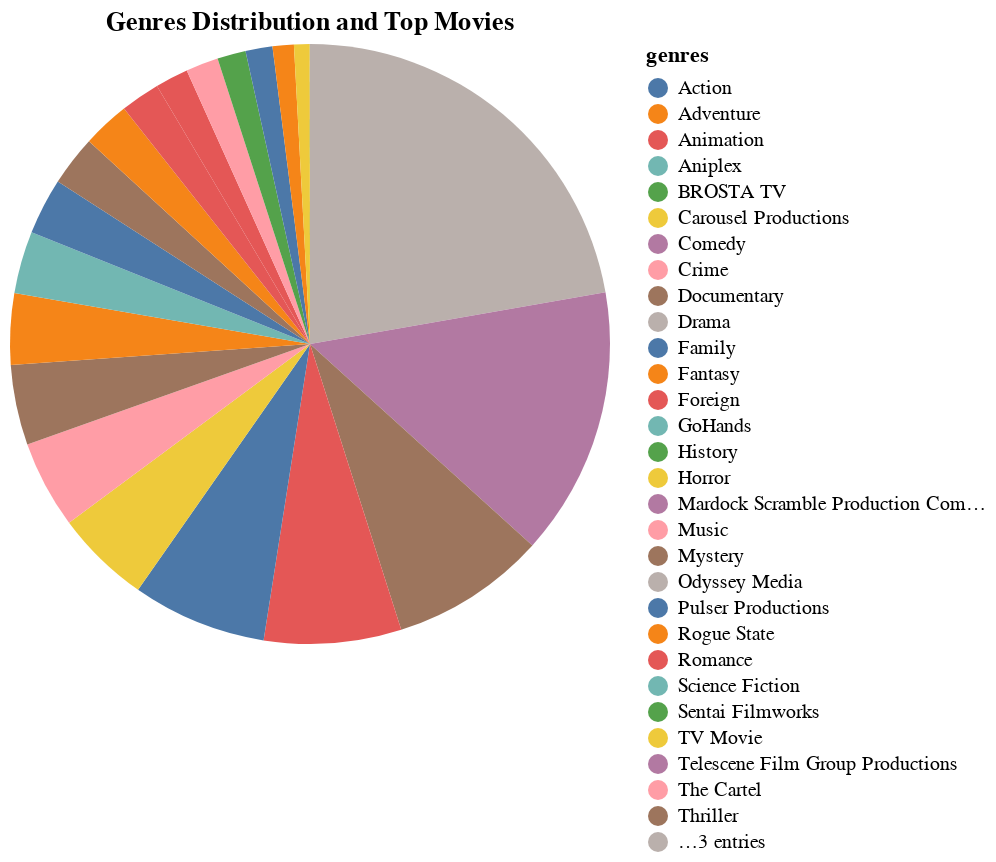

Here is the notebook cell this chart was saved with:
### Code cell
# plot the genres distribution and show top 10 movies as a tooltip
alt.Chart(genres).mark_arc().encode(
    theta=alt.Theta(field='percentage', type='quantitative', stack=True),
    color=alt.Color(field='genres', type='nominal'),
    tooltip=[alt.Tooltip('genres', title='Genre'), alt.Tooltip('percentage', format='.2f', title='Percentage'), alt.Tooltip('top_movies', title='Top Movies')],
    order=alt.Order('count', sort='descending')
).properties(
    title='Genres Distribution and Top Movies'
).interactive()

### Figure 1 — Vega-Lite specification as saved in the notebook (floating-point values rounded to 4 significant figures)
{"config": {"view": {"continuousWidth": 300, "continuousHeight": 300}}, "data": {"name": "data-5664ff56d714cfb44149ec537a1fdb34"}, "mark": {"type": "arc"}, "encoding": {"color": {"field": "genres", "type": "nominal"}, "order": {"field": "count", "sort": "descending", "type": "quantitative"}, "theta": {"field": "percentage", "stack": true, "type": "quantitative"}, "tooltip": [{"field": "genres", "title": "Genre", "type": "nominal"}, {"field": "percentage", "format": ".2f", "title": "Percentage", "type": "quantitative"}, {"field": "top_movies", "title": "Top Movies", "type": "nominal"}]}, "params": [{"name": "param_35", "select": {"type": "interval", "encodings": ["x", "y"]}, "bind": "scales"}], "title": "Genres Distribution and Top Movies", "$schema": "https://vega.github.io/schema/vega-lite/v5.17.0.json", "datasets": {"data-5664ff56d714cfb44149ec537a1fdb34": [{"genres": "Drama", "count": 20265, "percentage": 22.24, "top_movies": "1. Waiting to Exhale 2. Heat 3. Tom and Huck 4. The American President 5. Nixon 6. Casino 7. Sense and Sensibility 8. Copycat 9. Powder 10. Leaving Las Vegas"}, {"genres": "Comedy", "count": 13182, "percentage": 14.47, "top_movies": "1. Toy Story 2. Grumpier Old Men 3. Waiting to Exhale 4. Father of the Bride Part II 5. Sabrina 6. The American President 7. Dracula: Dead and Loving It 8. Four Rooms 9. Ace Ventura: When Nature Calls 10. Money Train"}, {"genres": "Thriller", "count": 7624, "percentage": 8.368, "top_movies": "1. Heat 2. Sudden Death 3. GoldenEye 4. Get Shorty 5. Copycat 6. Assassins 7. Powder 8. Twelve Monkeys 9. To Die For 10. Se7en"}, {"genres": "Romance", "count": 6735, "percentage": 7.392, "top_movies": "1. Grumpier Old Men 2. Waiting to Exhale 3. Sabrina 4. The American President 5. Sense and Sensibility 6. Leaving Las Vegas 7. Persuasion 8. Wings of Courage 9. Carrington 10. It Takes Two"}, {"genres": "Action", "count": 6596, "percentage": 7.24, "top_movies": "1. Heat 2. Tom and Huck 3. Sudden Death 4. GoldenEye 5. Cutthroat Island 6. Money Train 7. Assassins 8. Dead Presidents 9. Mortal Kombat 10. Guardian Angel"}, {"genres": "Horror", "count": 4673, "percentage": 5.129, "top_movies": "1. Dracula: Dead and Loving It 2. From Dusk Till Dawn 3. Screamers 4. Mary Reilly 5. Vampire in Brooklyn 6. The Addiction 7. Lord of Illusions 8. Nadja 9. The Prophecy 10. Species"}, {"genres": "Crime", "count": 4307, "percentage": 4.727, "top_movies": "1. Heat 2. Casino 3. Four Rooms 4. Ace Ventura: When Nature Calls 5. Money Train 6. Get Shorty 7. Assassins 8. Shanghai Triad 9. Dangerous Minds 10. Dead Presidents"}, {"genres": "Documentary", "count": 3932, "percentage": 4.316, "top_movies": "1. Nico Icon 2. Heidi Fleiss: Hollywood Madam 3. Catwalk 4. Anne Frank Remembered 5. Sonic Outlaws 6. From the Journals of Jean Seberg 7. Crumb 8. The Show 9. Unzipped 10. Hoop Dreams"}, {"genres": "Adventure", "count": 3496, "percentage": 3.837, "top_movies": "1. Jumanji 2. Tom and Huck 3. Sudden Death 4. GoldenEye 5. Balto 6. Cutthroat Island 7. Ace Ventura: When Nature Calls 8. Assassins 9. The City of Lost Children 10. Wings of Courage"}, {"genres": "Science Fiction", "count": 3049, "percentage": 3.347, "top_movies": "1. Powder 2. The City of Lost Children 3. Twelve Monkeys 4. Lawnmower Man 2: Beyond Cyberspace 5. Screamers 6. Shopping 7. Unforgettable 8. Congo 9. Johnny Mnemonic 10. Judge Dredd"}, {"genres": "Family", "count": 2770, "percentage": 3.04, "top_movies": "1. Toy Story 2. Jumanji 3. Tom and Huck 4. Balto 5. Now and Then 6. Babe 7. Across the Sea of Time 8. It Takes Two 9. Pocahontas 10. The Big Green"}, {"genres": "Mystery", "count": 2467, "percentage": 2.708, "top_movies": "1. Twelve Monkeys 2. Se7en 3. The Confessional 4. Unforgettable 5. Jade 6. Clockers 7. Congo 8. Devil in a Blue Dress 9. Lord of Illusions 10. The Net"}, {"genres": "Fantasy", "count": 2313, "percentage": 2.539, "top_movies": "1. Jumanji 2. Powder 3. The City of Lost Children 4. Babe 5. Mortal Kombat 6. To Die For 7. The Indian in the Cupboard 8. The Neverending Story III: Escape from Fantasia 9. Batman Forever 10. Casper"}, {"genres": "Animation", "count": 1935, "percentage": 2.124, "top_movies": "1. Toy Story 2. Balto 3. Pocahontas 4. A Goofy Movie 5. Gumby: The Movie 6. The Swan Princess 7. The Lion King 8. The Secret Adventures of Tom Thumb 9. The Nightmare Before Christmas 10. The Pagemaster"}, {"genres": "Foreign", "count": 1622, "percentage": 1.78, "top_movies": "1. Lamerica 2. Anne Frank Remembered 3. Mute Witness 4. The Wonderful, Horrible Life of Leni Riefenstahl 5. Widows' Peak 6. Ciao, Professore! 7. Café au Lait 8. The Wooden Man's Bride 9. Bread and Chocolate 10. Tigrero: A Film That Was Never Made"}, {"genres": "Music", "count": 1598, "percentage": 1.754, "top_movies": "1. Mr. Holland's Opus 2. Muppet Treasure Island 3. Sonic Outlaws 4. Immortal Beloved 5. Three Colors: Blue 6. Backbeat 7. Airheads 8. What's Love Got to Do with It 9. Radioland Murders 10. Thirty Two Short Films About Glenn Gould"}, {"genres": "History", "count": 1398, "percentage": 1.534, "top_movies": "1. Nixon 2. Carrington 3. Across the Sea of Time 4. Dead Presidents 5. Les Miserables 6. Braveheart 7. The Scarlet Letter 8. Ed Wood 9. Farinelli 10. The Madness of King George"}, {"genres": "War", "count": 1323, "percentage": 1.452, "top_movies": "1. Richard III 2. Braveheart 3. Frankie Starlight 4. Before the Rain 5. Legends of the Fall 6. To Live 7. The Walking Dead 8. Heaven & Earth 9. Hot Shots! Part Deux 10. Renaissance Man"}, {"genres": "Western", "count": 1042, "percentage": 1.144, "top_movies": "1. Wild Bill 2. The Quick and the Dead 3. Maverick 4. Wyatt Earp 5. Bad Girls 6. City Slickers II: The Legend of Curly's Gold 7. The Cowboy Way 8. Even Cowgirls Get the Blues 9. Geronimo: An American Legend 10. Lightning Jack"}, {"genres": "TV Movie", "count": 767, "percentage": 0.8419, "top_movies": "1. Rent-a-Kid 2. Wide Eyed and Legless 3. Inside 4. Go Now 5. Love Is the Devil: Study for a Portrait of Francis Bacon 6. Photographer 7. Babymother 8. Hysterical Blindness 9. Wit 10. Skokie"}, {"genres": "Odyssey Media", "count": 1, "percentage": 0.001098, "top_movies": "1. nan"}, {"genres": "Pulser Productions", "count": 1, "percentage": 0.001098, "top_movies": "1. nan"}, {"genres": "Rogue State", "count": 1, "percentage": 0.001098, "top_movies": "1. nan"}, {"genres": "GoHands", "count": 1, "percentage": 0.001098, "top_movies": "1. nan"}, {"genres": "Carousel Productions", "count": 1, "percentage": 0.001098, "top_movies": "1. nan"}, {"genres": "Sentai Filmworks", "count": 1, "percentage": 0.001098, "top_movies": "1. nan"}, {"genres": "Telescene Film Group Productions", "count": 1, "percentage": 0.001098, "top_movies": "1. nan"}, {"genres": "The Cartel", "count": 1, "percentage": 0.001098, "top_movies": "1. nan"}, {"genres": "BROSTA TV", "count": 1, "percentage": 0.001098, "top_movies": "1. nan"}, {"genres": "Vision View Entertainment", "count": 1, "percentage": 0.001098, "top_movies": "1. nan"}, {"genres": "Aniplex", "count": 1, "percentage": 0.001098, "top_movies": "1. nan"}, {"genres": "Mardock Scramble Production Committee", "count": 1, "percentage": 0.001098, "top_movies": "1. nan"}]}}
